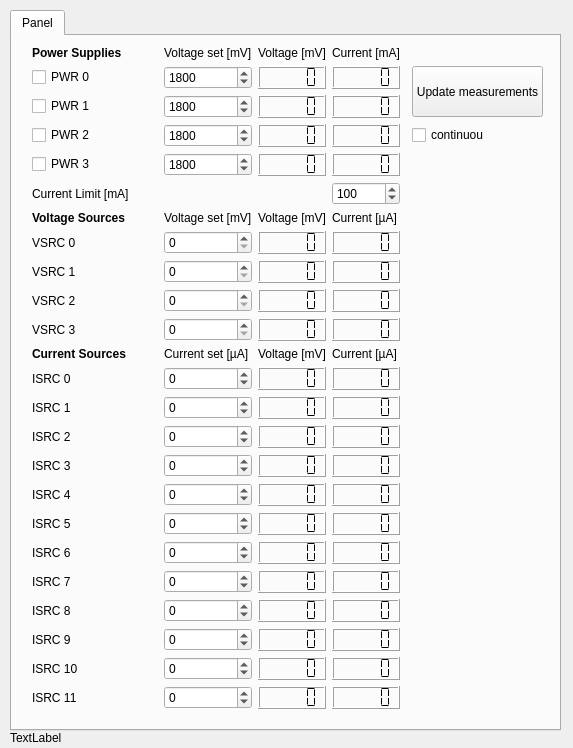
<?xml version="1.0" encoding="UTF-8"?>
<ui version="4.0">
 <class>GPACMainForm</class>
 <widget class="QWidget" name="GPACMainForm">
  <property name="geometry">
   <rect>
    <x>0</x>
    <y>0</y>
    <width>573</width>
    <height>748</height>
   </rect>
  </property>
  <property name="sizePolicy">
   <sizepolicy hsizetype="Fixed" vsizetype="Fixed">
    <horstretch>0</horstretch>
    <verstretch>0</verstretch>
   </sizepolicy>
  </property>
  <property name="windowTitle">
   <string>General Purpose Analog Card (GPAC)</string>
  </property>
  <property name="windowIcon">
   <iconset>
    <normaloff>silab.ico</normaloff>silab.ico</iconset>
  </property>
  <property name="styleSheet">
   <string notr="true"/>
  </property>
  <widget class="QTabWidget" name="tabWidget">
   <property name="geometry">
    <rect>
     <x>10</x>
     <y>10</y>
     <width>551</width>
     <height>721</height>
    </rect>
   </property>
   <property name="currentIndex">
    <number>0</number>
   </property>
   <widget class="QWidget" name="Seite_2">
    <attribute name="title">
     <string>Panel</string>
    </attribute>
    <widget class="QPushButton" name="refreshDCSButton">
     <property name="geometry">
      <rect>
       <x>400</x>
       <y>30</y>
       <width>131</width>
       <height>51</height>
      </rect>
     </property>
     <property name="text">
      <string>Update measurements</string>
     </property>
    </widget>
    <widget class="QWidget" name="layoutWidget_5">
     <property name="geometry">
      <rect>
       <x>20</x>
       <y>10</y>
       <width>368</width>
       <height>671</height>
      </rect>
     </property>
     <layout class="QGridLayout" name="gridLayout_13">
      <property name="spacing">
       <number>6</number>
      </property>
      <item row="0" column="4">
       <widget class="QLabel" name="label_68">
        <property name="text">
         <string>Current [mA]</string>
        </property>
       </widget>
      </item>
      <item row="8" column="4">
       <widget class="QLCDNumber" name="PWR2CLCD">
        <property name="segmentStyle">
         <enum>QLCDNumber::Flat</enum>
        </property>
       </widget>
      </item>
      <item row="10" column="0">
       <widget class="QCheckBox" name="PWR3CheckBox">
        <property name="text">
         <string>PWR 3</string>
        </property>
       </widget>
      </item>
      <item row="0" column="3">
       <widget class="QLabel" name="label_67">
        <property name="text">
         <string>Voltage [mV]</string>
        </property>
       </widget>
      </item>
      <item row="29" column="0">
       <widget class="QLabel" name="label_28">
        <property name="text">
         <string>ISRC 9</string>
        </property>
       </widget>
      </item>
      <item row="29" column="2">
       <widget class="QDoubleSpinBox" name="ISRC9spin">
        <property name="decimals">
         <number>0</number>
        </property>
        <property name="minimum">
         <double>-1000.000000000000000</double>
        </property>
        <property name="maximum">
         <double>1000.000000000000000</double>
        </property>
        <property name="singleStep">
         <double>1.000000000000000</double>
        </property>
        <property name="value">
         <double>0.000000000000000</double>
        </property>
       </widget>
      </item>
      <item row="24" column="2">
       <widget class="QDoubleSpinBox" name="ISRC4spin">
        <property name="decimals">
         <number>0</number>
        </property>
        <property name="minimum">
         <double>-1000.000000000000000</double>
        </property>
        <property name="maximum">
         <double>1000.000000000000000</double>
        </property>
        <property name="singleStep">
         <double>1.000000000000000</double>
        </property>
        <property name="value">
         <double>0.000000000000000</double>
        </property>
       </widget>
      </item>
      <item row="7" column="0">
       <widget class="QCheckBox" name="PWR1CheckBox">
        <property name="text">
         <string>PWR 1</string>
        </property>
       </widget>
      </item>
      <item row="32" column="0">
       <spacer name="verticalSpacer">
        <property name="orientation">
         <enum>Qt::Vertical</enum>
        </property>
        <property name="sizeHint" stdset="0">
         <size>
          <width>20</width>
          <height>40</height>
         </size>
        </property>
       </spacer>
      </item>
      <item row="10" column="4">
       <widget class="QLCDNumber" name="PWR3CLCD">
        <property name="segmentStyle">
         <enum>QLCDNumber::Flat</enum>
        </property>
       </widget>
      </item>
      <item row="28" column="1">
       <widget class="QLabel" name="ISRCname_8">
        <property name="text">
         <string/>
        </property>
       </widget>
      </item>
      <item row="29" column="4">
       <widget class="QLCDNumber" name="ISRC9CLCD">
        <property name="segmentStyle">
         <enum>QLCDNumber::Flat</enum>
        </property>
       </widget>
      </item>
      <item row="28" column="3">
       <widget class="QLCDNumber" name="ISRC8VLCD">
        <property name="segmentStyle">
         <enum>QLCDNumber::Flat</enum>
        </property>
       </widget>
      </item>
      <item row="29" column="1">
       <widget class="QLabel" name="ISRCname_9">
        <property name="text">
         <string/>
        </property>
       </widget>
      </item>
      <item row="29" column="3">
       <widget class="QLCDNumber" name="ISRC9VLCD">
        <property name="segmentStyle">
         <enum>QLCDNumber::Flat</enum>
        </property>
       </widget>
      </item>
      <item row="25" column="0">
       <widget class="QLabel" name="label_20">
        <property name="text">
         <string>ISRC 5</string>
        </property>
       </widget>
      </item>
      <item row="7" column="2">
       <widget class="QDoubleSpinBox" name="PWR1spin">
        <property name="decimals">
         <number>0</number>
        </property>
        <property name="minimum">
         <double>800.000000000000000</double>
        </property>
        <property name="maximum">
         <double>2800.000000000000000</double>
        </property>
        <property name="singleStep">
         <double>10.000000000000000</double>
        </property>
        <property name="value">
         <double>1800.000000000000000</double>
        </property>
       </widget>
      </item>
      <item row="7" column="3">
       <widget class="QLCDNumber" name="PWR1VLCD">
        <property name="segmentStyle">
         <enum>QLCDNumber::Flat</enum>
        </property>
       </widget>
      </item>
      <item row="7" column="4">
       <widget class="QLCDNumber" name="PWR1CLCD">
        <property name="segmentStyle">
         <enum>QLCDNumber::Flat</enum>
        </property>
       </widget>
      </item>
      <item row="6" column="2">
       <widget class="QDoubleSpinBox" name="PWR0spin">
        <property name="decimals">
         <number>0</number>
        </property>
        <property name="minimum">
         <double>800.000000000000000</double>
        </property>
        <property name="maximum">
         <double>2800.000000000000000</double>
        </property>
        <property name="singleStep">
         <double>10.000000000000000</double>
        </property>
        <property name="value">
         <double>1800.000000000000000</double>
        </property>
       </widget>
      </item>
      <item row="6" column="3">
       <widget class="QLCDNumber" name="PWR0VLCD">
        <property name="mode">
         <enum>QLCDNumber::Dec</enum>
        </property>
        <property name="segmentStyle">
         <enum>QLCDNumber::Flat</enum>
        </property>
        <property name="value" stdset="0">
         <double>0.000000000000000</double>
        </property>
       </widget>
      </item>
      <item row="6" column="4">
       <widget class="QLCDNumber" name="PWR0CLCD">
        <property name="segmentStyle">
         <enum>QLCDNumber::Flat</enum>
        </property>
       </widget>
      </item>
      <item row="8" column="0">
       <widget class="QCheckBox" name="PWR2CheckBox">
        <property name="text">
         <string>PWR 2</string>
        </property>
       </widget>
      </item>
      <item row="8" column="2">
       <widget class="QDoubleSpinBox" name="PWR2spin">
        <property name="decimals">
         <number>0</number>
        </property>
        <property name="minimum">
         <double>800.000000000000000</double>
        </property>
        <property name="maximum">
         <double>2800.000000000000000</double>
        </property>
        <property name="singleStep">
         <double>10.000000000000000</double>
        </property>
        <property name="value">
         <double>1800.000000000000000</double>
        </property>
       </widget>
      </item>
      <item row="10" column="2">
       <widget class="QDoubleSpinBox" name="PWR3spin">
        <property name="decimals">
         <number>0</number>
        </property>
        <property name="minimum">
         <double>800.000000000000000</double>
        </property>
        <property name="maximum">
         <double>2800.000000000000000</double>
        </property>
        <property name="singleStep">
         <double>10.000000000000000</double>
        </property>
        <property name="value">
         <double>1800.000000000000000</double>
        </property>
       </widget>
      </item>
      <item row="10" column="3">
       <widget class="QLCDNumber" name="PWR3VLCD">
        <property name="segmentStyle">
         <enum>QLCDNumber::Flat</enum>
        </property>
       </widget>
      </item>
      <item row="0" column="0">
       <widget class="QLabel" name="label_26">
        <property name="font">
         <font>
          <weight>75</weight>
          <bold>true</bold>
         </font>
        </property>
        <property name="text">
         <string>Power Supplies</string>
        </property>
       </widget>
      </item>
      <item row="11" column="0">
       <widget class="QLabel" name="label_8">
        <property name="font">
         <font>
          <weight>50</weight>
          <bold>false</bold>
         </font>
        </property>
        <property name="text">
         <string>Current Limit [mA]</string>
        </property>
        <property name="textFormat">
         <enum>Qt::AutoText</enum>
        </property>
       </widget>
      </item>
      <item row="6" column="0">
       <widget class="QCheckBox" name="PWR0CheckBox">
        <property name="text">
         <string>PWR 0</string>
        </property>
       </widget>
      </item>
      <item row="12" column="0">
       <widget class="QLabel" name="label_9">
        <property name="font">
         <font>
          <weight>75</weight>
          <bold>true</bold>
         </font>
        </property>
        <property name="text">
         <string>Voltage Sources</string>
        </property>
       </widget>
      </item>
      <item row="13" column="2">
       <widget class="QDoubleSpinBox" name="VSRC0spin">
        <property name="decimals">
         <number>0</number>
        </property>
        <property name="minimum">
         <double>0.000000000000000</double>
        </property>
        <property name="maximum">
         <double>2000.000000000000000</double>
        </property>
        <property name="singleStep">
         <double>10.000000000000000</double>
        </property>
        <property name="value">
         <double>0.000000000000000</double>
        </property>
       </widget>
      </item>
      <item row="13" column="0">
       <widget class="QLabel" name="label_10">
        <property name="text">
         <string>VSRC 0</string>
        </property>
       </widget>
      </item>
      <item row="15" column="2">
       <widget class="QDoubleSpinBox" name="VSRC2spin">
        <property name="decimals">
         <number>0</number>
        </property>
        <property name="minimum">
         <double>0.000000000000000</double>
        </property>
        <property name="maximum">
         <double>2000.000000000000000</double>
        </property>
        <property name="singleStep">
         <double>10.000000000000000</double>
        </property>
        <property name="value">
         <double>0.000000000000000</double>
        </property>
       </widget>
      </item>
      <item row="13" column="3">
       <widget class="QLCDNumber" name="VSRC0VLCD">
        <property name="segmentStyle">
         <enum>QLCDNumber::Flat</enum>
        </property>
       </widget>
      </item>
      <item row="21" column="2">
       <widget class="QDoubleSpinBox" name="ISRC1spin">
        <property name="decimals">
         <number>0</number>
        </property>
        <property name="minimum">
         <double>-1000.000000000000000</double>
        </property>
        <property name="maximum">
         <double>1000.000000000000000</double>
        </property>
        <property name="singleStep">
         <double>1.000000000000000</double>
        </property>
        <property name="value">
         <double>0.000000000000000</double>
        </property>
       </widget>
      </item>
      <item row="15" column="0">
       <widget class="QLabel" name="label_12">
        <property name="text">
         <string>VSRC 2</string>
        </property>
       </widget>
      </item>
      <item row="20" column="4">
       <widget class="QLCDNumber" name="ISRC0CLCD">
        <property name="segmentStyle">
         <enum>QLCDNumber::Flat</enum>
        </property>
       </widget>
      </item>
      <item row="19" column="2">
       <widget class="QLabel" name="label_24">
        <property name="text">
         <string>Current set [µA]</string>
        </property>
       </widget>
      </item>
      <item row="13" column="4">
       <widget class="QLCDNumber" name="VSRC0CLCD">
        <property name="segmentStyle">
         <enum>QLCDNumber::Flat</enum>
        </property>
       </widget>
      </item>
      <item row="19" column="0">
       <widget class="QLabel" name="label_14">
        <property name="font">
         <font>
          <weight>75</weight>
          <bold>true</bold>
         </font>
        </property>
        <property name="text">
         <string>Current Sources</string>
        </property>
       </widget>
      </item>
      <item row="21" column="0">
       <widget class="QLabel" name="label_16">
        <property name="text">
         <string>ISRC 1</string>
        </property>
       </widget>
      </item>
      <item row="21" column="4">
       <widget class="QLCDNumber" name="ISRC1CLCD">
        <property name="segmentStyle">
         <enum>QLCDNumber::Flat</enum>
        </property>
       </widget>
      </item>
      <item row="20" column="0">
       <widget class="QLabel" name="label_15">
        <property name="text">
         <string>ISRC 0</string>
        </property>
       </widget>
      </item>
      <item row="21" column="3">
       <widget class="QLCDNumber" name="ISRC1VLCD">
        <property name="segmentStyle">
         <enum>QLCDNumber::Flat</enum>
        </property>
       </widget>
      </item>
      <item row="17" column="2">
       <widget class="QDoubleSpinBox" name="VSRC3spin">
        <property name="decimals">
         <number>0</number>
        </property>
        <property name="minimum">
         <double>0.000000000000000</double>
        </property>
        <property name="maximum">
         <double>2000.000000000000000</double>
        </property>
        <property name="singleStep">
         <double>10.000000000000000</double>
        </property>
        <property name="value">
         <double>0.000000000000000</double>
        </property>
       </widget>
      </item>
      <item row="14" column="4">
       <widget class="QLCDNumber" name="VSRC1CLCD">
        <property name="segmentStyle">
         <enum>QLCDNumber::Flat</enum>
        </property>
       </widget>
      </item>
      <item row="17" column="4">
       <widget class="QLCDNumber" name="VSRC3CLCD">
        <property name="segmentStyle">
         <enum>QLCDNumber::Flat</enum>
        </property>
       </widget>
      </item>
      <item row="15" column="3">
       <widget class="QLCDNumber" name="VSRC2VLCD">
        <property name="segmentStyle">
         <enum>QLCDNumber::Flat</enum>
        </property>
       </widget>
      </item>
      <item row="17" column="0">
       <widget class="QLabel" name="label_13">
        <property name="text">
         <string>VSRC 3</string>
        </property>
       </widget>
      </item>
      <item row="20" column="3">
       <widget class="QLCDNumber" name="ISRC0VLCD">
        <property name="segmentStyle">
         <enum>QLCDNumber::Flat</enum>
        </property>
       </widget>
      </item>
      <item row="20" column="2">
       <widget class="QDoubleSpinBox" name="ISRC0spin">
        <property name="decimals">
         <number>0</number>
        </property>
        <property name="minimum">
         <double>-1000.000000000000000</double>
        </property>
        <property name="maximum">
         <double>1000.000000000000000</double>
        </property>
        <property name="singleStep">
         <double>1.000000000000000</double>
        </property>
        <property name="value">
         <double>0.000000000000000</double>
        </property>
       </widget>
      </item>
      <item row="14" column="0">
       <widget class="QLabel" name="label_11">
        <property name="text">
         <string>VSRC 1</string>
        </property>
       </widget>
      </item>
      <item row="14" column="3">
       <widget class="QLCDNumber" name="VSRC1VLCD">
        <property name="segmentStyle">
         <enum>QLCDNumber::Flat</enum>
        </property>
       </widget>
      </item>
      <item row="15" column="4">
       <widget class="QLCDNumber" name="VSRC2CLCD">
        <property name="segmentStyle">
         <enum>QLCDNumber::Flat</enum>
        </property>
       </widget>
      </item>
      <item row="17" column="3">
       <widget class="QLCDNumber" name="VSRC3VLCD">
        <property name="segmentStyle">
         <enum>QLCDNumber::Flat</enum>
        </property>
       </widget>
      </item>
      <item row="14" column="2">
       <widget class="QDoubleSpinBox" name="VSRC1spin">
        <property name="decimals">
         <number>0</number>
        </property>
        <property name="minimum">
         <double>0.000000000000000</double>
        </property>
        <property name="maximum">
         <double>2000.000000000000000</double>
        </property>
        <property name="singleStep">
         <double>10.000000000000000</double>
        </property>
        <property name="value">
         <double>0.000000000000000</double>
        </property>
       </widget>
      </item>
      <item row="8" column="3">
       <widget class="QLCDNumber" name="PWR2VLCD">
        <property name="segmentStyle">
         <enum>QLCDNumber::Flat</enum>
        </property>
       </widget>
      </item>
      <item row="0" column="2">
       <widget class="QLabel" name="label_23">
        <property name="text">
         <string>Voltage set [mV]</string>
        </property>
       </widget>
      </item>
      <item row="22" column="3">
       <widget class="QLCDNumber" name="ISRC2VLCD">
        <property name="segmentStyle">
         <enum>QLCDNumber::Flat</enum>
        </property>
       </widget>
      </item>
      <item row="23" column="2">
       <widget class="QDoubleSpinBox" name="ISRC3spin">
        <property name="decimals">
         <number>0</number>
        </property>
        <property name="minimum">
         <double>-1000.000000000000000</double>
        </property>
        <property name="maximum">
         <double>1000.000000000000000</double>
        </property>
        <property name="singleStep">
         <double>1.000000000000000</double>
        </property>
        <property name="value">
         <double>0.000000000000000</double>
        </property>
       </widget>
      </item>
      <item row="22" column="4">
       <widget class="QLCDNumber" name="ISRC2CLCD">
        <property name="segmentStyle">
         <enum>QLCDNumber::Flat</enum>
        </property>
       </widget>
      </item>
      <item row="23" column="3">
       <widget class="QLCDNumber" name="ISRC3VLCD">
        <property name="segmentStyle">
         <enum>QLCDNumber::Flat</enum>
        </property>
       </widget>
      </item>
      <item row="23" column="0">
       <widget class="QLabel" name="label_18">
        <property name="text">
         <string>ISRC 3</string>
        </property>
       </widget>
      </item>
      <item row="23" column="4">
       <widget class="QLCDNumber" name="ISRC3CLCD">
        <property name="segmentStyle">
         <enum>QLCDNumber::Flat</enum>
        </property>
       </widget>
      </item>
      <item row="22" column="0">
       <widget class="QLabel" name="label_17">
        <property name="text">
         <string>ISRC 2</string>
        </property>
       </widget>
      </item>
      <item row="22" column="2">
       <widget class="QDoubleSpinBox" name="ISRC2spin">
        <property name="decimals">
         <number>0</number>
        </property>
        <property name="minimum">
         <double>-1000.000000000000000</double>
        </property>
        <property name="maximum">
         <double>1000.000000000000000</double>
        </property>
        <property name="singleStep">
         <double>1.000000000000000</double>
        </property>
        <property name="value">
         <double>0.000000000000000</double>
        </property>
       </widget>
      </item>
      <item row="6" column="1">
       <widget class="QLabel" name="PWRname_0">
        <property name="text">
         <string/>
        </property>
       </widget>
      </item>
      <item row="7" column="1">
       <widget class="QLabel" name="PWRname_1">
        <property name="text">
         <string/>
        </property>
       </widget>
      </item>
      <item row="8" column="1">
       <widget class="QLabel" name="PWRname_2">
        <property name="text">
         <string/>
        </property>
       </widget>
      </item>
      <item row="10" column="1">
       <widget class="QLabel" name="PWRname_3">
        <property name="text">
         <string/>
        </property>
       </widget>
      </item>
      <item row="13" column="1">
       <widget class="QLabel" name="VSRCname_0">
        <property name="text">
         <string/>
        </property>
       </widget>
      </item>
      <item row="14" column="1">
       <widget class="QLabel" name="VSRCname_1">
        <property name="text">
         <string/>
        </property>
       </widget>
      </item>
      <item row="15" column="1">
       <widget class="QLabel" name="VSRCname_2">
        <property name="text">
         <string/>
        </property>
       </widget>
      </item>
      <item row="17" column="1">
       <widget class="QLabel" name="VSRCname_3">
        <property name="text">
         <string/>
        </property>
       </widget>
      </item>
      <item row="20" column="1">
       <widget class="QLabel" name="ISRCname_0">
        <property name="text">
         <string/>
        </property>
       </widget>
      </item>
      <item row="21" column="1">
       <widget class="QLabel" name="ISRCname_1">
        <property name="text">
         <string/>
        </property>
       </widget>
      </item>
      <item row="22" column="1">
       <widget class="QLabel" name="ISRCname_2">
        <property name="text">
         <string/>
        </property>
       </widget>
      </item>
      <item row="23" column="1">
       <widget class="QLabel" name="ISRCname_3">
        <property name="text">
         <string/>
        </property>
       </widget>
      </item>
      <item row="12" column="4">
       <widget class="QLabel" name="label_69">
        <property name="text">
         <string>Current [µA]</string>
        </property>
       </widget>
      </item>
      <item row="19" column="4">
       <widget class="QLabel" name="label_70">
        <property name="text">
         <string>Current [µA]</string>
        </property>
       </widget>
      </item>
      <item row="12" column="3">
       <widget class="QLabel" name="label_71">
        <property name="text">
         <string>Voltage [mV]</string>
        </property>
       </widget>
      </item>
      <item row="19" column="3">
       <widget class="QLabel" name="label_72">
        <property name="text">
         <string>Voltage [mV]</string>
        </property>
       </widget>
      </item>
      <item row="12" column="2">
       <widget class="QLabel" name="label_25">
        <property name="text">
         <string>Voltage set [mV]</string>
        </property>
       </widget>
      </item>
      <item row="11" column="4">
       <widget class="QDoubleSpinBox" name="CurrLimBox">
        <property name="decimals">
         <number>0</number>
        </property>
        <property name="maximum">
         <double>200.000000000000000</double>
        </property>
        <property name="singleStep">
         <double>1.000000000000000</double>
        </property>
        <property name="value">
         <double>100.000000000000000</double>
        </property>
       </widget>
      </item>
      <item row="28" column="4">
       <widget class="QLCDNumber" name="ISRC8CLCD">
        <property name="segmentStyle">
         <enum>QLCDNumber::Flat</enum>
        </property>
       </widget>
      </item>
      <item row="24" column="4">
       <widget class="QLCDNumber" name="ISRC4CLCD">
        <property name="segmentStyle">
         <enum>QLCDNumber::Flat</enum>
        </property>
       </widget>
      </item>
      <item row="24" column="1">
       <widget class="QLabel" name="ISRCname_4">
        <property name="text">
         <string/>
        </property>
       </widget>
      </item>
      <item row="24" column="3">
       <widget class="QLCDNumber" name="ISRC4VLCD">
        <property name="segmentStyle">
         <enum>QLCDNumber::Flat</enum>
        </property>
       </widget>
      </item>
      <item row="24" column="0">
       <widget class="QLabel" name="label_19">
        <property name="text">
         <string>ISRC 4</string>
        </property>
       </widget>
      </item>
      <item row="26" column="0">
       <widget class="QLabel" name="label_21">
        <property name="text">
         <string>ISRC 6</string>
        </property>
       </widget>
      </item>
      <item row="26" column="4">
       <widget class="QLCDNumber" name="ISRC6CLCD">
        <property name="segmentStyle">
         <enum>QLCDNumber::Flat</enum>
        </property>
       </widget>
      </item>
      <item row="27" column="2">
       <widget class="QDoubleSpinBox" name="ISRC7spin">
        <property name="decimals">
         <number>0</number>
        </property>
        <property name="minimum">
         <double>-1000.000000000000000</double>
        </property>
        <property name="maximum">
         <double>1000.000000000000000</double>
        </property>
        <property name="singleStep">
         <double>1.000000000000000</double>
        </property>
        <property name="value">
         <double>0.000000000000000</double>
        </property>
       </widget>
      </item>
      <item row="27" column="3">
       <widget class="QLCDNumber" name="ISRC7VLCD">
        <property name="segmentStyle">
         <enum>QLCDNumber::Flat</enum>
        </property>
       </widget>
      </item>
      <item row="26" column="1">
       <widget class="QLabel" name="ISRCname_6">
        <property name="text">
         <string/>
        </property>
       </widget>
      </item>
      <item row="26" column="3">
       <widget class="QLCDNumber" name="ISRC6VLCD">
        <property name="segmentStyle">
         <enum>QLCDNumber::Flat</enum>
        </property>
       </widget>
      </item>
      <item row="26" column="2">
       <widget class="QDoubleSpinBox" name="ISRC6spin">
        <property name="decimals">
         <number>0</number>
        </property>
        <property name="minimum">
         <double>-1000.000000000000000</double>
        </property>
        <property name="maximum">
         <double>1000.000000000000000</double>
        </property>
        <property name="singleStep">
         <double>1.000000000000000</double>
        </property>
        <property name="value">
         <double>0.000000000000000</double>
        </property>
       </widget>
      </item>
      <item row="25" column="4">
       <widget class="QLCDNumber" name="ISRC5CLCD">
        <property name="segmentStyle">
         <enum>QLCDNumber::Flat</enum>
        </property>
       </widget>
      </item>
      <item row="27" column="4">
       <widget class="QLCDNumber" name="ISRC7CLCD">
        <property name="segmentStyle">
         <enum>QLCDNumber::Flat</enum>
        </property>
       </widget>
      </item>
      <item row="25" column="1">
       <widget class="QLabel" name="ISRCname_5">
        <property name="text">
         <string/>
        </property>
       </widget>
      </item>
      <item row="25" column="2">
       <widget class="QDoubleSpinBox" name="ISRC5spin">
        <property name="decimals">
         <number>0</number>
        </property>
        <property name="minimum">
         <double>-1000.000000000000000</double>
        </property>
        <property name="maximum">
         <double>1000.000000000000000</double>
        </property>
        <property name="singleStep">
         <double>1.000000000000000</double>
        </property>
        <property name="value">
         <double>0.000000000000000</double>
        </property>
       </widget>
      </item>
      <item row="27" column="1">
       <widget class="QLabel" name="ISRCname_7">
        <property name="text">
         <string/>
        </property>
       </widget>
      </item>
      <item row="28" column="0">
       <widget class="QLabel" name="label_27">
        <property name="text">
         <string>ISRC 8</string>
        </property>
       </widget>
      </item>
      <item row="28" column="2">
       <widget class="QDoubleSpinBox" name="ISRC8spin">
        <property name="decimals">
         <number>0</number>
        </property>
        <property name="minimum">
         <double>-1000.000000000000000</double>
        </property>
        <property name="maximum">
         <double>1000.000000000000000</double>
        </property>
        <property name="singleStep">
         <double>1.000000000000000</double>
        </property>
        <property name="value">
         <double>0.000000000000000</double>
        </property>
       </widget>
      </item>
      <item row="27" column="0">
       <widget class="QLabel" name="label_22">
        <property name="text">
         <string>ISRC 7</string>
        </property>
       </widget>
      </item>
      <item row="25" column="3">
       <widget class="QLCDNumber" name="ISRC5VLCD">
        <property name="segmentStyle">
         <enum>QLCDNumber::Flat</enum>
        </property>
       </widget>
      </item>
      <item row="30" column="1">
       <widget class="QLabel" name="ISRCname_10">
        <property name="text">
         <string/>
        </property>
       </widget>
      </item>
      <item row="30" column="3">
       <widget class="QLCDNumber" name="ISRC10VLCD">
        <property name="segmentStyle">
         <enum>QLCDNumber::Flat</enum>
        </property>
       </widget>
      </item>
      <item row="30" column="2">
       <widget class="QDoubleSpinBox" name="ISRC10spin">
        <property name="decimals">
         <number>0</number>
        </property>
        <property name="minimum">
         <double>-1000.000000000000000</double>
        </property>
        <property name="maximum">
         <double>1000.000000000000000</double>
        </property>
        <property name="singleStep">
         <double>1.000000000000000</double>
        </property>
        <property name="value">
         <double>0.000000000000000</double>
        </property>
       </widget>
      </item>
      <item row="30" column="0">
       <widget class="QLabel" name="label_29">
        <property name="text">
         <string>ISRC 10</string>
        </property>
       </widget>
      </item>
      <item row="30" column="4">
       <widget class="QLCDNumber" name="ISRC10CLCD">
        <property name="segmentStyle">
         <enum>QLCDNumber::Flat</enum>
        </property>
       </widget>
      </item>
      <item row="31" column="0">
       <widget class="QLabel" name="label_30">
        <property name="text">
         <string>ISRC 11</string>
        </property>
       </widget>
      </item>
      <item row="31" column="1">
       <widget class="QLabel" name="ISRCname_11">
        <property name="text">
         <string/>
        </property>
       </widget>
      </item>
      <item row="31" column="2">
       <widget class="QDoubleSpinBox" name="ISRC11spin">
        <property name="decimals">
         <number>0</number>
        </property>
        <property name="minimum">
         <double>-1000.000000000000000</double>
        </property>
        <property name="maximum">
         <double>1000.000000000000000</double>
        </property>
        <property name="singleStep">
         <double>1.000000000000000</double>
        </property>
        <property name="value">
         <double>0.000000000000000</double>
        </property>
       </widget>
      </item>
      <item row="31" column="3">
       <widget class="QLCDNumber" name="ISRC11VLCD">
        <property name="segmentStyle">
         <enum>QLCDNumber::Flat</enum>
        </property>
       </widget>
      </item>
      <item row="31" column="4">
       <widget class="QLCDNumber" name="ISRC11CLCD">
        <property name="segmentStyle">
         <enum>QLCDNumber::Flat</enum>
        </property>
       </widget>
      </item>
     </layout>
    </widget>
    <widget class="QCheckBox" name="checkBox">
     <property name="geometry">
      <rect>
       <x>400</x>
       <y>90</y>
       <width>72</width>
       <height>18</height>
      </rect>
     </property>
     <property name="text">
      <string>continuous</string>
     </property>
    </widget>
   </widget>
  </widget>
  <widget class="QLabel" name="statusLabel">
   <property name="geometry">
    <rect>
     <x>10</x>
     <y>730</y>
     <width>491</width>
     <height>16</height>
    </rect>
   </property>
   <property name="text">
    <string>TextLabel</string>
   </property>
  </widget>
 </widget>
 <resources>
  <include location="gpac_example.qrc"/>
 </resources>
 <connections>
  <connection>
   <sender>refreshDCSButton</sender>
   <signal>clicked()</signal>
   <receiver>GPACMainForm</receiver>
   <slot>updateMeasurements()</slot>
   <hints>
    <hint type="sourcelabel">
     <x>442</x>
     <y>82</y>
    </hint>
    <hint type="destinationlabel">
     <x>398</x>
     <y>519</y>
    </hint>
   </hints>
  </connection>
  <connection>
   <sender>checkBox</sender>
   <signal>clicked(bool)</signal>
   <receiver>GPACMainForm</receiver>
   <slot>enableTimer(bool)</slot>
   <hints>
    <hint type="sourcelabel">
     <x>468</x>
     <y>144</y>
    </hint>
    <hint type="destinationlabel">
     <x>513</x>
     <y>518</y>
    </hint>
   </hints>
  </connection>
 </connections>
 <slots>
  <slot>openFileDialog()</slot>
  <slot>confFPGA()</slot>
  <slot>printPlot1()</slot>
  <slot>refreshGPIBList()</slot>
  <slot>sendReceiveGPIB()</slot>
  <slot>sendGPIB()</slot>
  <slot>clearGPIB()</slot>
  <slot>setSMUoff()</slot>
  <slot>setSMUon()</slot>
  <slot>setSMUCout()</slot>
  <slot>setSMUVout()</slot>
  <slot>getSMUMeas()</slot>
  <slot>setSMUval()</slot>
  <slot>calibrate()</slot>
  <slot>updateMeasurements()</slot>
  <slot>selectSMU()</slot>
  <slot>updateEEPROM()</slot>
  <slot>dumpEEPROM()</slot>
  <slot>selLoad()</slot>
  <slot>setLoadCurr()</slot>
  <slot>setId()</slot>
  <slot>enableTimer(bool)</slot>
  <slot>setCurrLim()</slot>
  <slot>setCH1()</slot>
  <slot>setCH2()</slot>
  <slot>setCH3()</slot>
  <slot>setCH4()</slot>
 </slots>
</ui>
